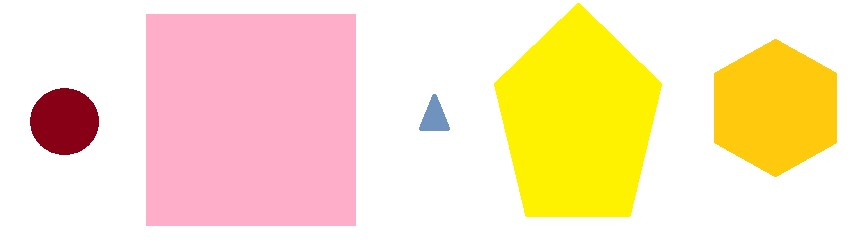
#> input picture 1_shape_detection/shapes.jpg, 864 x 245 px
$ python -i shape_detector.py   (imports and definitions only)
#> lines starting #> are read from the running program, lines starting #| are printed output that depends on the picture; after the words box and inside, x2 and y2 are one past the last pixel; in counts of white or black regions, pixels touching at a corner belong together
"""
RegularShapeDetector Module

This module defines a class, 'RegularShapeDetector', for detecting and analyzing
regular shapes from an image. It uses contour analysis and has methods for finding
shapes, saving results, and displaying the original image.

Classes
-------
RegularShapeDetector:
    A class for detecting regular shapes in an image.

Example of use
--------------
shape_detector = RegularShapeDetector('shapes.jpg')
shape_detector.find_shapes()
shape_detector.save_results_as_df('shape_data.csv')
shape_detector.display_image()

Global functions
----------------
None
"""
import numpy as np
import pandas as pd
import matplotlib.pyplot as plt
import cv2

class RegularShapeDetector:
    """
    RegularShapeDetector Class

    This class provides methods for detecting and analyzing regular shapes from an image using contour analysis.

    Attributes
    ----------
    image : NumPy.Array
        Image containing shapes.
    image_path : str
        Path to the image file.

    Methods
    -------
    __init__(image_path: str) -> None:
        Constructor for the RegularShapeDetector class.
    find_shapes() -> dict:
        Detects regular shapes in the image using contour analysis and returns shape information.
    determine_shape(num_corners: int) -> str:
        Determines the shape name based on the number of corners.
    is_regular_shape(approx: np.ndarray) -> bool:
        Checks if the shape represented by the given corners is regular.
    circular_specification(approx: np.ndarray) -> tuple:
        Checks if the shape represented by the given corners is a circle or an oval.
    is_square(approx: np.ndarray) -> bool:
        Checks if the shape represented by the given corners is a square.
    save_results_as_df(path_to_save: str) -> None:
        Saves the detected shape data to a CSV file.
    display_image() -> None:
        Displays the original image using Matplotlib.
    """

    def __init__(self, image_path: str) -> None:
        """
        Constructor for the RegularShapeDetector class.

        Parameters
        ----------
        image_path : str
            Path to the image file.

        Returns
        -------
        None
        """
#> called with image_path = 'shapes.jpg'
        self.image = cv2.imread(image_path)
#> self.image is the input picture: shape (245, 864, 3); mean B, G, R 194.5, 228.4, 251.9
        self.shape_info = self.find_shapes()


    def find_shapes(self):
        """
        Detects regular shapes in the image using contour analysis and returns shape information.

        Returns
        -------
        dict
            A dictionary containing information about the detected shapes.

        Notes
        -----
        The dictionary structure is as follows:
        {
            'Shape_i': {
                'Name': str,
                'Area': float,
                'Regular': bool
            }
        }

        """
        shape_info = {}
        edges = cv2.Canny(self.image, 50, 150)
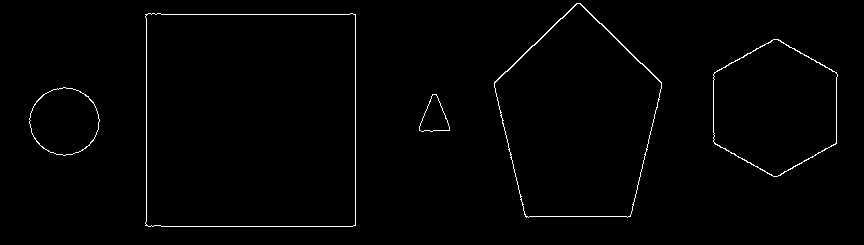
#> edges: shape (245, 864); 1.1% white in thin lines or dots, all inside (x1, y1, x2, y2) = (29, 3, 838, 227)
        _, thresh = cv2.threshold(edges,
                                  230,
                                  255,
                                  cv2.THRESH_BINARY)

        contours, _ = cv2.findContours(thresh,
                                       cv2.RETR_EXTERNAL,
                                       cv2.CHAIN_APPROX_SIMPLE)
#> contours = 5 contours; box (x1, y1, x2, y2) and area: (145, 13, 356, 227) 44314, (494, 3, 662, 218) 25129, (713, 39, 838, 177) 12865, (29, 87, 100, 156) 3624, (419, 94, 450, 132) 662

        for i, contour in enumerate(contours):
            perimeter = cv2.arcLength(contour, True)
            # approx = coords for each corner
            approx = cv2.approxPolyDP(contour, 0.04 * perimeter, True)

            # Colloct info abt shape:
            area = cv2.contourArea(contour)
            is_regular = self.is_regular_shape(approx)

            shape_name = self.determine_shape(len(approx)) # pass amnt of corners

            # Diffirentiate intersecting shapes:
            if shape_name == 'Rectangle' and self.is_square(approx):
                shape_name = 'Square'
                is_regular = True

            if shape_name == 'Circular':
                shape_name, is_regular =  self.circular_specification(approx)

            # Save and return info:
            shape_info[f"Shape_{str(i)}"] = {
                'Name': shape_name,
                'Area': area,
                'Regular': is_regular,
            }
#> this loop made 5 passes
#> (perimeter, area, first_legnth in is_regular_shape) on pass 2: (229.6, 3624, 30)
#> (perimeter, approx, area, first_legnth in is_regular_shape) on pass 4: (850.3, [[145, 14], [145, 225], [355, 225], [355, 14]], 44314, 211)
#> after the loop, shape_info = 5 items

        return shape_info

    def determine_shape(self, num_corners: int) -> str:
        """
        Determines the shape name based on the number of corners.

        Parameters
        ----------
        num_corners : int
            Number of corners in the shape.

        Returns
        -------
        str
            The name of the shape.
        """
        # Define shape names using a dictionary
        shape_names = {
            0: 'Circular',
            3: 'Triangle',
            4: 'Rectangle',
            5: 'Pentagon',
            6: 'Hexagon'
            # Add more shapes if needed
        }

        # Return the shape name if num corners is in the dictionary,
        # otherwise default to 'Circular'
        return shape_names.get(num_corners, 'Circular')

    def is_regular_shape(self, approx: np.ndarray) -> bool:
        """
        Checks if the shape represented by the given corners is regular.

        Parameters
        ----------
        approx : np.ndarray
            Array containing corner coordinates of the shape.

        Returns
        -------
        bool
            True if the shape is regular, False otherwise.
        """
        # Calculate the lengths of the sides
        side_lengths = []
        for i in range(len(approx)): # len of corners
            corner_1 = approx[i][0] # corner 1
            corner_2 = approx[(i + 1) % len(approx)][0] # next corner

            # To calc the distance between two corners based on coords,
            # we need to use the Euclidean Distance Formula:
            # It is builtin method in numpy!! :D
            length = np.linalg.norm(corner_1 - corner_2)
            side_lengths.append(int(length))

        # Check if all sides are approximately equal
        tolerance = 5  # Pixel tolerance
        first_legnth = side_lengths[0]
        for length in side_lengths[1:]:
            if abs(length - first_legnth) > tolerance: # Compare to first legnth
                return False
        return True

    def circular_specification(self, approx: np.ndarray) -> tuple:
        """
        Checks if the shape represented by the given corners is a circle or an oval.

        Parameters
        ----------
        approx : np.ndarray
            Array containing corner coordinates of the shape.

        Returns
        -------
        tuple
            A tuple containing the shape name and regularity status.
        """
        x, y, w, h = cv2.boundingRect(approx)

        # Calculate aspect ratio n its threshold
        aspect_ratio = float(w) / h
        aspect_ratio_threshold = 0.2

        # If aspect ratio is close to 1, classify as circle, otherwise classify as oval
        # if circle it also defaults as regular if oval not
        if abs(aspect_ratio - 1) < aspect_ratio_threshold:
            return 'Circle', True
        else:
            return 'Oval', False

    def is_square(self, approx: np.ndarray) -> bool:
        """
        Checks if the shape represented by the given corners is a square.

        Parameters
        ----------
        approx : np.ndarray
            Array containing corner coordinates of the shape.

        Returns
        -------
        bool
            True if the shape is a square, False otherwise.
        """
        x, y, w, h = cv2.boundingRect(approx)
        aspect_ratio = float(w) / h
        if 0.95 <= aspect_ratio <= 1.05:
            return True
        else:
            return False


    def save_results_as_df(self, path_to_save: str) -> None:
        """
        Saves the detected shape data to a CSV file.

        Parameters
        ----------
        path_to_save : str
            Path to save the CSV file.

        Returns
        -------
        None
        """
        df = pd.DataFrame.from_dict(self.shape_info, orient='index')
        df = df.sort_values(by='Area', ascending=False)
        df.to_csv(path_to_save, index=False)

    def display_image(self) -> None:
        """
        Displays the original image using Matplotlib.

        Parameters
        ----------
        None

        Returns
        -------
        None
        """
        rgb_image = cv2.cvtColor(self.image, cv2.COLOR_BGR2RGB)
        fig = plt.figure(figsize=(10, 8))
        ax = fig.add_subplot(111)
        ax.imshow(rgb_image, cmap=None)
        plt.axis('off')
        plt.show()

>>> result = RegularShapeDetector('shapes.jpg').display_image()
